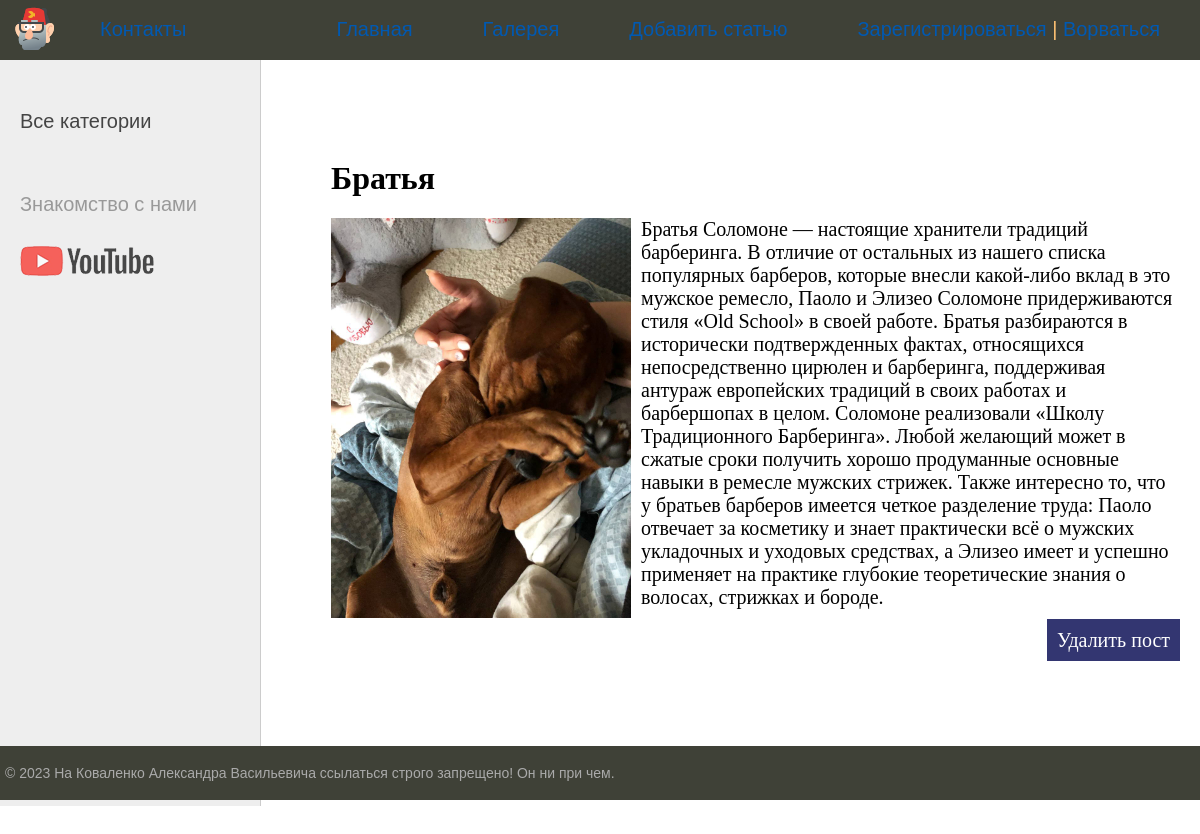
The page /post/1/ on the database as committed earlier.
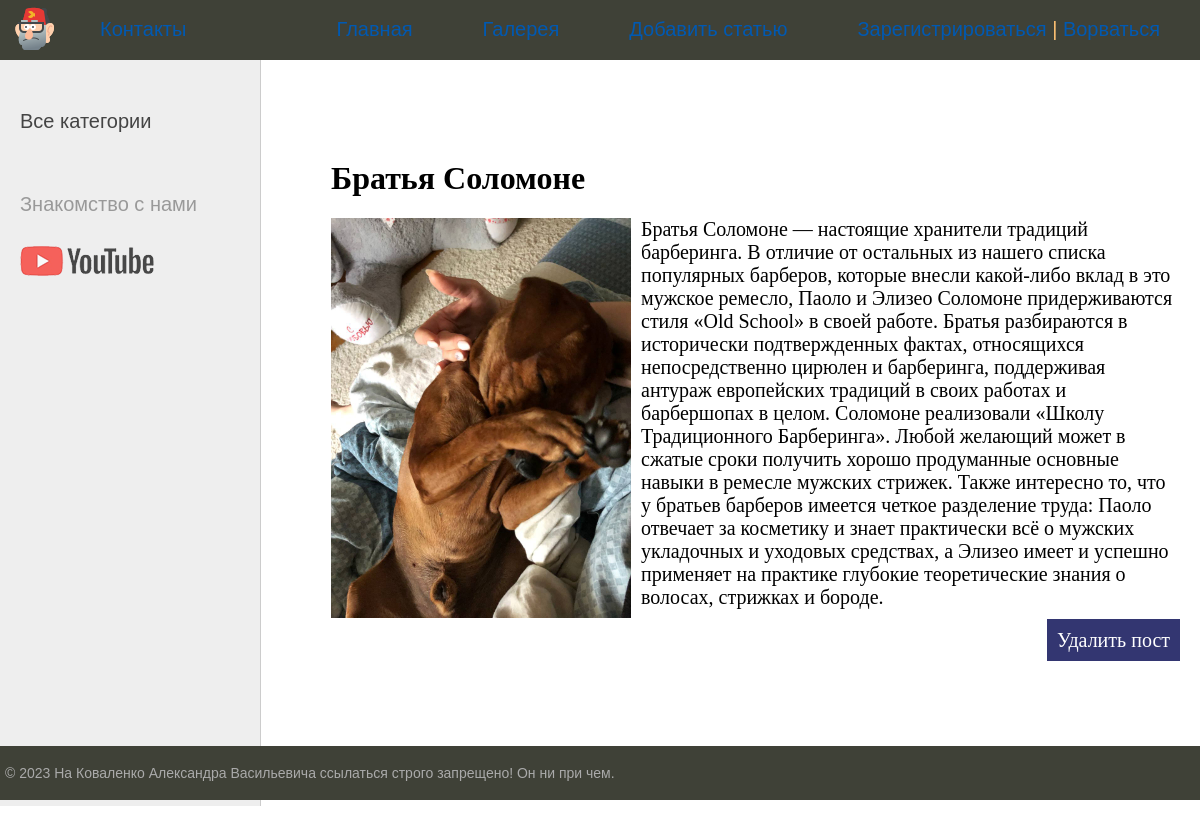
The same page on the database as committed later.
### barber/models.py (models this page shows, shortened)
class Barber(models.Model):
    title = models.CharField(max_length=255)
    content = models.TextField(blank=True)
    photo = models.ImageField(upload_to="photos/%Y/%m/%d/")
    time_create = models.DateTimeField(auto_now_add=True)
    time_update = models.DateTimeField(auto_now=True)
    is_published = models.BooleanField(default=True)
    cat = models.ForeignKey('Category', on_delete=models.PROTECT, null=True)
    class Meta:
        ordering = ['time_create', 'title'] # сортровка по времени созданияи по названию

### barber/views.py (the view)
# urls.py: path('post/<int:post_id>/', show_post, name='post'),
def show_post(request, post_id):
    post = get_object_or_404(Barber, pk=post_id) # функция get_-- работает, если нет искомого id
    context = {
        'post': post,
        'cat_selected': 1,
    }
    return render(request, 'barber/post.html', context=context)

### templates/barber/post.html (shortened to what this page needs)
{% extends 'barber/base.html' %}
{% block content %}
<h1>{{post.title}}</h1>
{% if post.photo %}
<p><img class="img-article-left" src="{{post.photo.url}}"></p>
{% endif %}
{{post.content}}
    <p class="link-read-post"><a href="{% url 'delete_post' post.id %}">Удалить пост</a></p>
{% endblock %}

Rows that differ between the two databases and show on the page:
changed Barber: title "Братья" → "Братья Соломоне"
